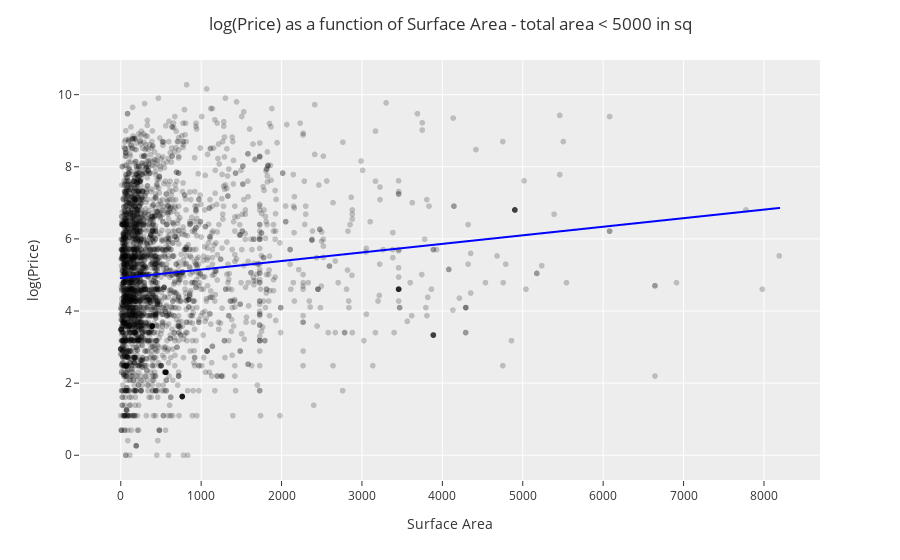

Notebook code cell kept with this figure:
### Markdown cell above
**Exercise 2:** Redo the linear regression analysis except this time use the log_price.

- Find the linear regression model (LM)
- Calculate the residual
- Plot the Residual as a function of the predicted log price
- Plot a scatter plot of the data with the linear regression line added.

*HINT* You can see my results in the lecture notes!

### Code cell
# Get the columns I care about
my_columns = ['Surface','log_price']
DF_model3 = DF_model2[my_columns]

# Do some preprocessing - drop NA and make the Surface variable a float
DF_model3.dropna(inplace=True)
DF_model3['Surface'] = DF_model2['Surface'].apply(lambda x: float(x))

# Mask the data for surface area less than 10,000
mask = DF_model3['Surface'] <= 10_000
DF_model3 = DF_model3[mask]

# Create the X and y variables for Linear Regression
X = DF_model3['Surface'].values.reshape(-1,1)
y = DF_model3['log_price'].values

# Create linear regression object - a random straight line
LM = LinearRegression()
# Train the model using the data
LM.fit(X, y)

# Make a Scatter plot
fig = px.scatter(DF_model3,
                 x='Surface',
                 y='log_price',
                 color_discrete_sequence=['black'],
                 opacity=0.2)

fig.update_layout(template="ggplot2",
                  title='log(Price) as a function of Surface Area - total area < 5000 in sq',
                  title_x=0.5,
                  xaxis_title='Surface Area',
                  yaxis_title='log(Price)')

# Add the line our model would predict
DF_model4 = pd.DataFrame()
DF_model4['w'] = DF_model3['Surface']
DF_model4['y'] = LM.coef_*DF_model4['w']+LM.intercept_
DF_model4 = DF_model4.sort_values('w')

fig.add_trace(
    px.line(DF_model4, x='w', y='y',color_discrete_sequence=['blue']).data[0]
)

fig.show()

print(LM.coef_)
print(LM.intercept_)
print(LM.score(X,y))

### Figure 1 — Plotly figure (JSON) as saved in the notebook; plotly's stock layout.template omitted (floating-point values rounded to 4 significant figures; data arrays with more than 128 entries replaced by an {"elided": "..."} marker saying what was removed)
{"data": [{"hovertemplate": "Surface=%{x}<br>log_price=%{y}<extra></extra>", "legendgroup": "", "marker": {"color": "black", "opacity": 0.2, "symbol": "circle"}, "mode": "markers", "name": "", "showlegend": false, "type": "scattergl", "x": {"elided": "3211 float values"}, "xaxis": "x", "y": {"elided": "3211 float values"}, "yaxis": "y"}, {"hovertemplate": "w=%{x}<br>y=%{y}<extra></extra>", "legendgroup": "", "line": {"color": "blue", "dash": "solid"}, "marker": {"symbol": "circle"}, "mode": "lines", "name": "", "showlegend": false, "type": "scattergl", "x": {"elided": "3211 float values"}, "xaxis": "x", "y": {"elided": "3211 float values"}, "yaxis": "y"}], "layout": {"autosize": true, "legend": {"tracegroupgap": 0}, "margin": {"t": 60}, "title": {"text": "log(Price) as a function of Surface Area - total area < 5000 in sq", "x": 0.5}, "xaxis": {"anchor": "y", "autorange": true, "domain": [0, 1], "range": [-512.2, 8702.0], "title": {"text": "Surface Area"}, "type": "linear"}, "yaxis": {"anchor": "x", "autorange": true, "domain": [0, 1], "range": [-0.7956, 11.07], "title": {"text": "log(Price)"}, "type": "linear"}}}
